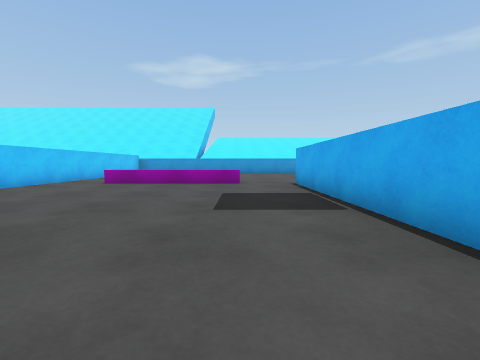
[1] (above)

23 first-person views from a walk through a 3-D level made in the Unity game engine. The camera is 0.61 m above the floor, tilts 4° down and sees 90° across. The floor is counted in squares, 1 m on a side. Each view is taken from the middle of a square. On the plan, view 1 faces up. The plan holds only what a view shows up to about 9 squares ahead; the rest is blank. The place goes on beyond the plan. The player character is not drawn.

[2]
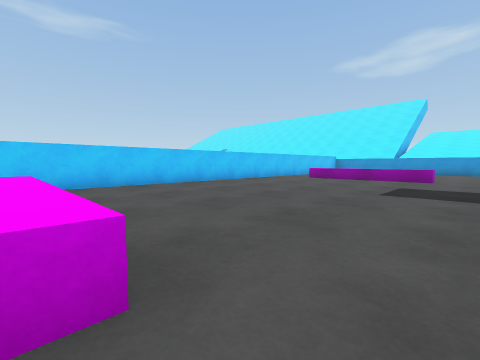

[3]
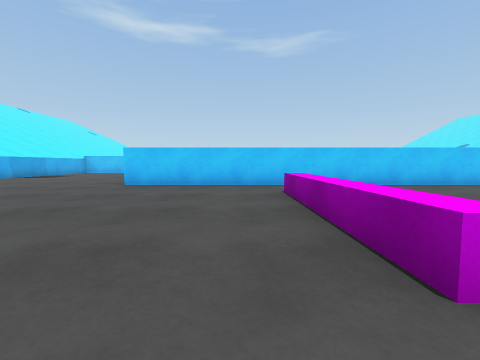

[4]
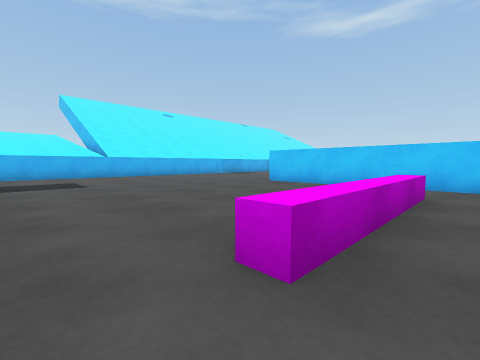

[5]
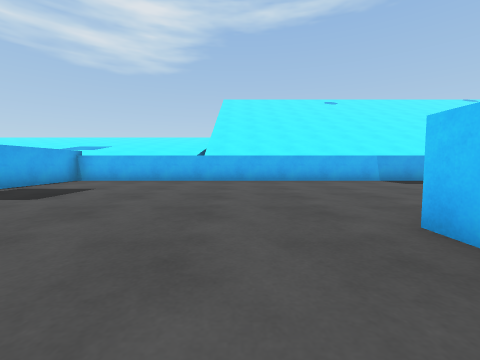

[6]
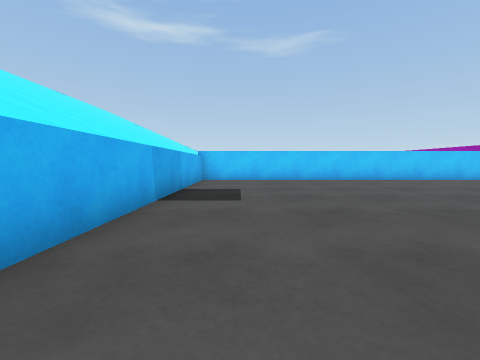

[7]
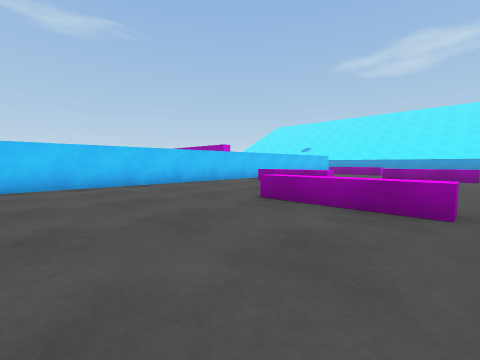

[8]
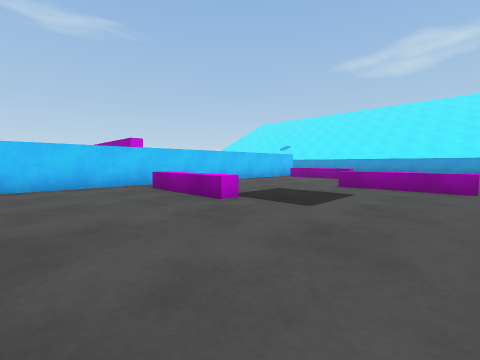

[9]
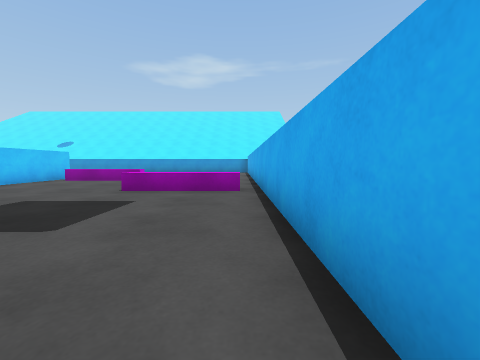

[10]
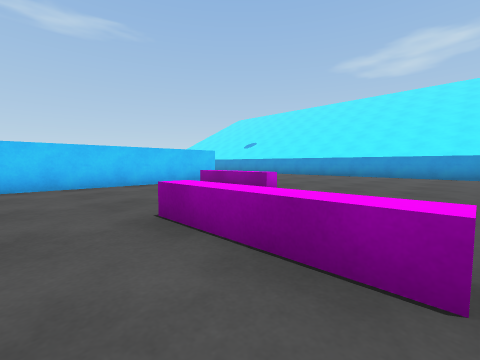

[11]
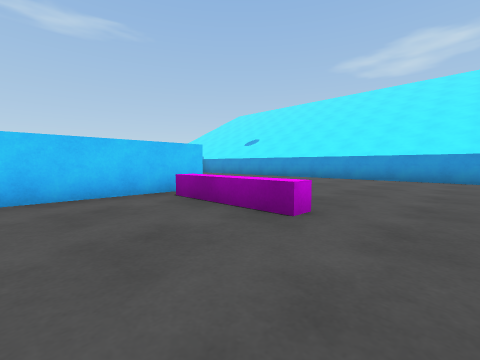

[12]
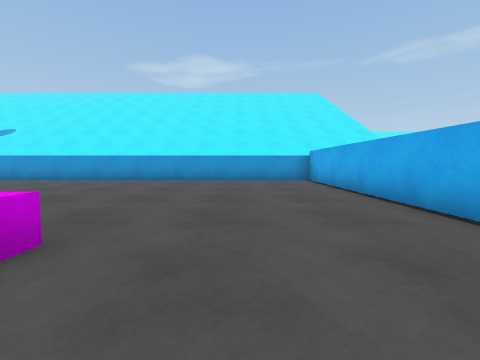

[13]
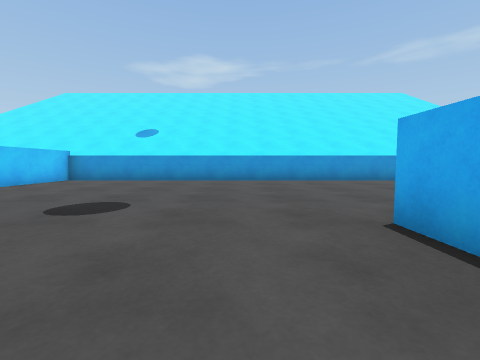

[14]
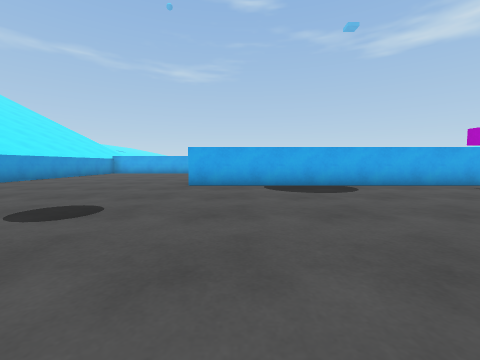

[15]
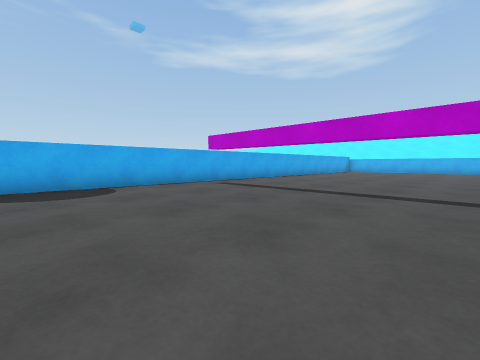

[16]
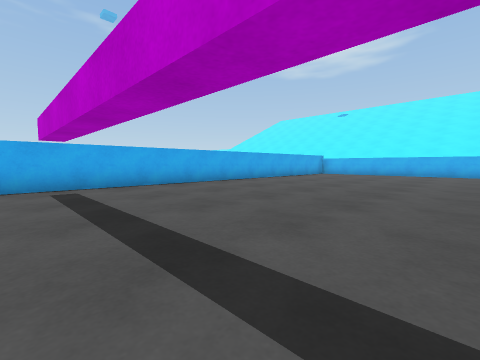

[17]
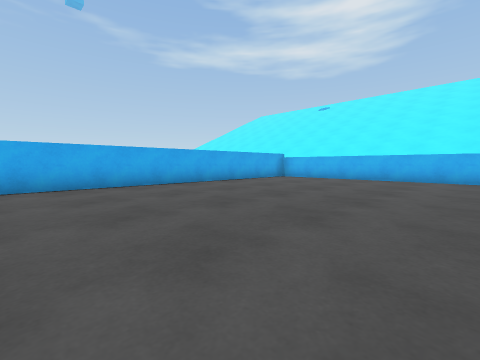

[18]
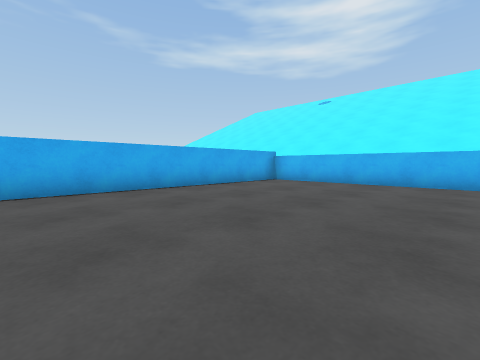

[19]
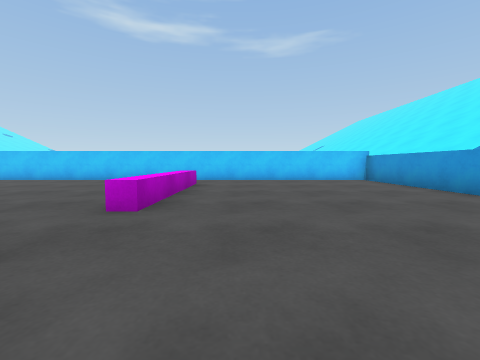

[20]
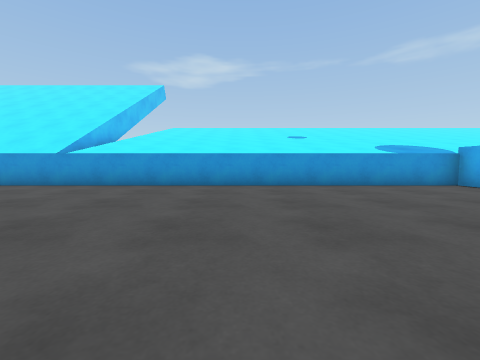

[21]
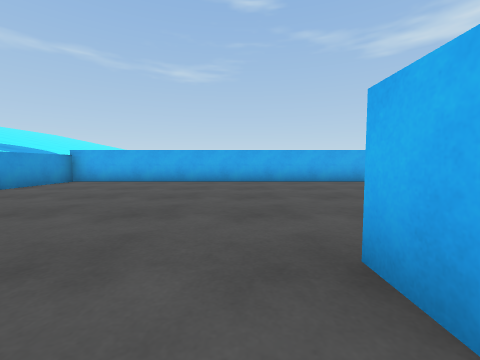

[22]
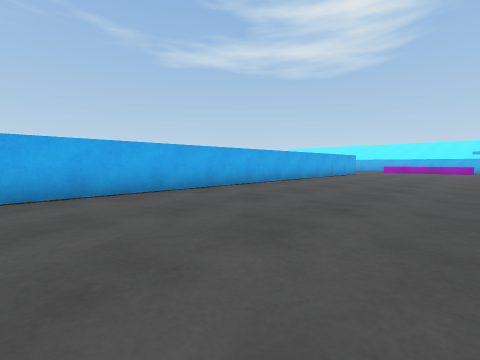

[23]
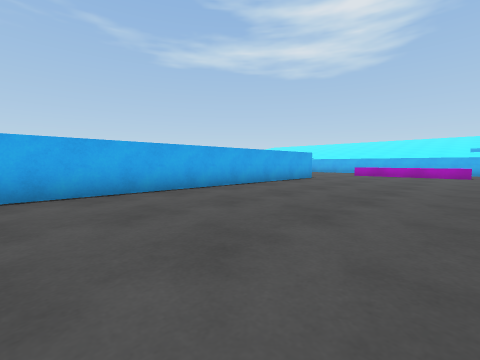

### Floor plan
Points are (right, up) in squares from view 1. A wall is a line through its corners. A room is listed if a view was taken in it or the views show most of it. See-through windows are left out.
Room 1 (views 1, 2, 3, 4, 5, 6, 7, 8, 9, 10, 11, 12, 13, 14, 15, 16, 17, 18, 19, 20, 21, 22, 23)
walls: (-6.5, -1.6) (-6.5, 13.6) (-21.5, 13.6); (1.7, 1.6) (1.7, 7.2) (2.5, 7.2); (-13.7, 7.5) (-13.7, -12.4) (1.7, -12.4) (1.7, -9.6); (9, -4.9) (9, 13.6) (-5.7, 13.6) (-5.7, -6.4); (-21, -12.4) (-14.4, -12.4) (-14.4, 7.5)
low walls: (-10.1, 0.1) (-10.1, -0.3) (-12.8, -0.3); (-7.2, -3.2) (-7.2, -3.7) (-9.9, -3.7); (-6.9, 3.3) (-9.6, 3.3); (-4.1, -1.6) (0, -1.6) (0, -2) (-4.1, -2); (-11.9, 6.4) (-13.1, 6.4); (-3.9, 7.7) (0, 7.7) (0, 7.3) (-4, 7.3)
ways out: gap at (-7, 3)

Where each view was taken, in squares from view 1:
view 1: 0 up, 0 right, facing up
view 2: 2 down, 1 right, facing up-left
view 3: 3 down, 1 right, facing left
view 4: 1 down, 1 right, facing down-left
view 5: 4 down, 4 left, facing down
view 6: 11 down, 5 left, facing left
view 7: 7 down, 7 left, facing up-left
view 8: 3 down, 7 left, facing up-left
view 9: 2 down, 7 left, facing up
view 10: 2 up, 7 left, facing up-left
view 11: 4 up, 9 left, facing up-left
view 12: 5 up, 9 left, facing up
view 13: 5 up, 16 left, facing up
view 14: 6 up, 21 left, facing right
view 15: 5 up, 21 left, facing down-right
view 16: 1 up, 21 left, facing down-right
view 17: 3 down, 21 left, facing down-right
view 18: 5 down, 20 left, facing down-right
view 19: 9 up, 3 right, facing left
view 20: 7 up, 3 right, facing up
view 21: 8 up, 1 right, facing right
view 22: 8 up, 4 right, facing down-right
view 23: 3 up, 4 right, facing down-right
